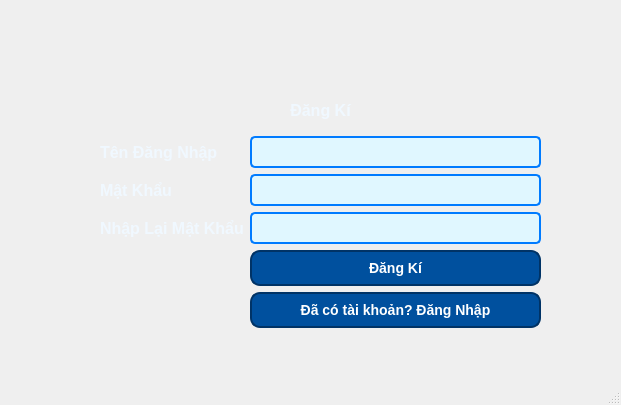
<?xml version="1.0" encoding="UTF-8"?>
<ui version="4.0">
 <class>MainWindow</class>
 <widget class="QMainWindow" name="MainWindow">
  <property name="geometry">
   <rect>
    <x>0</x>
    <y>0</y>
    <width>621</width>
    <height>405</height>
   </rect>
  </property>
  <property name="windowTitle">
   <string>Đăng Kí </string>
  </property>
  <property name="styleSheet">
   <string notr="true">/* Gradient background for the entire application */
QWidget {
    background: qlineargradient(
        spread: pad, 
        x1: 0, y1: 0, 
        x2: 1, y2: 1, 
        stop: 0 #003366,   /* Dark blue */
        stop: 0.33 #00509E, /* Medium blue */
        stop: 0.66 #007BFF, /* Bright blue */
        stop: 1 #89CFF0    /* Light blue */
    );
    color: white; /* Default text color for contrast */
}

/* Style for push buttons with hover effect */
QPushButton {
    background-color: #00509E; /* Medium blue */
    border: 2px solid #003366; /* Darker border for contrast */
    border-radius: 10px;       /* Rounded corners */
    padding: 8px 15px;         /* Padding inside the button */
    color: white;              /* White text */
    font-size: 14px;           /* Button font size */
    font-weight: bold;         /* Bold text */
}

/* Hover effect for buttons */
QPushButton:hover {
    background-color: #007BFF; /* Bright blue on hover */
    border: 2px solid #89CFF0; /* Lighter border on hover */
    color: #F0F8FF;            /* Slightly lighter text */
}

/* Style for line edit */
QLineEdit {
    background-color: #E0F7FF; /* Light blue for contrast */
    border: 2px solid #007BFF; /* Bright blue border */
    border-radius: 5px;        /* Slightly rounded corners */
    padding: 5px;              /* Padding inside the field */
    color: #003366;            /* Dark text for readability */
    font-size: 14px;
}

/* Style for labels */
QLabel {
    color: #F0F8FF;            /* Light text for contrast */
    font-size: 16px;           /* Slightly larger font for visibility */
    font-weight: bold;         /* Bold text */
}
</string>
  </property>
  <widget class="QWidget" name="centralwidget">
   <widget class="QWidget" name="verticalLayoutWidget">
    <property name="geometry">
     <rect>
      <x>100</x>
      <y>90</y>
      <width>441</width>
      <height>238</height>
     </rect>
    </property>
    <layout class="QVBoxLayout" name="verticalLayout">
     <item>
      <widget class="QLabel" name="label_3">
       <property name="font">
        <font>
         <pointsize>-1</pointsize>
         <weight>75</weight>
         <bold>true</bold>
        </font>
       </property>
       <property name="text">
        <string>Đăng Kí</string>
       </property>
       <property name="alignment">
        <set>Qt::AlignCenter</set>
       </property>
      </widget>
     </item>
     <item>
      <layout class="QFormLayout" name="formLayout">
       <item row="0" column="0">
        <widget class="QLabel" name="label">
         <property name="text">
          <string>Tên Đăng Nhập</string>
         </property>
        </widget>
       </item>
       <item row="0" column="1">
        <widget class="QLineEdit" name="input_username"/>
       </item>
       <item row="1" column="0">
        <widget class="QLabel" name="label_2">
         <property name="text">
          <string>Mật Khẩu</string>
         </property>
        </widget>
       </item>
       <item row="1" column="1">
        <widget class="QLineEdit" name="input_password"/>
       </item>
       <item row="4" column="1">
        <widget class="QPushButton" name="btn_register">
         <property name="font">
          <font>
           <pointsize>-1</pointsize>
           <weight>75</weight>
           <bold>true</bold>
          </font>
         </property>
         <property name="cursor">
          <cursorShape>PointingHandCursor</cursorShape>
         </property>
         <property name="text">
          <string>Đăng Kí</string>
         </property>
        </widget>
       </item>
       <item row="3" column="1">
        <widget class="QLineEdit" name="input_confirm_password"/>
       </item>
       <item row="3" column="0">
        <widget class="QLabel" name="label_4">
         <property name="text">
          <string>Nhập Lại Mật Khẩu</string>
         </property>
        </widget>
       </item>
       <item row="5" column="1">
        <widget class="QPushButton" name="btn_open_login_window">
         <property name="font">
          <font>
           <pointsize>-1</pointsize>
           <weight>75</weight>
           <bold>true</bold>
          </font>
         </property>
         <property name="text">
          <string>Đã có tài khoản? Đăng Nhập</string>
         </property>
        </widget>
       </item>
      </layout>
     </item>
    </layout>
   </widget>
  </widget>
  <widget class="QStatusBar" name="statusbar"/>
 </widget>
 <resources/>
 <connections/>
</ui>
